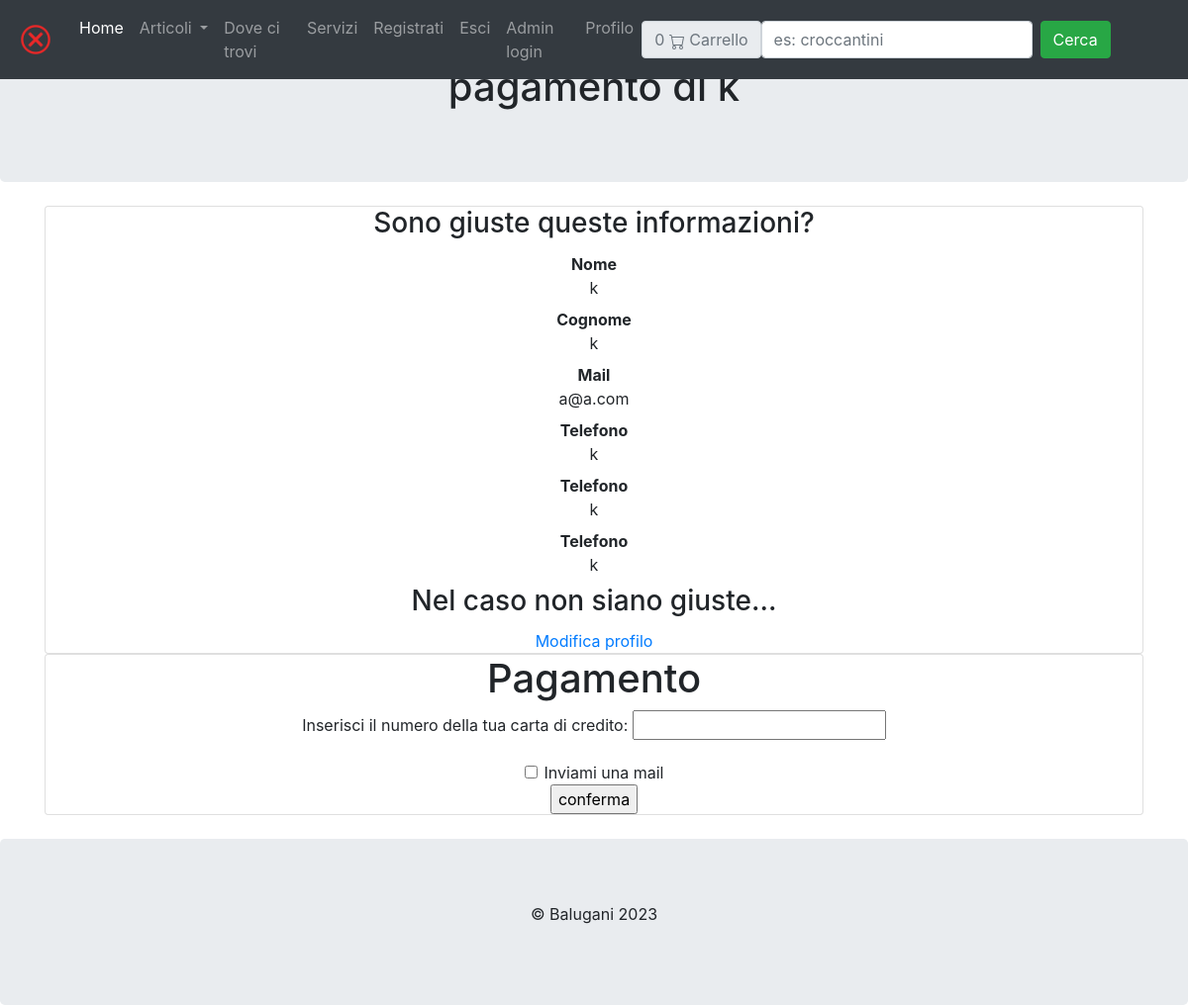
/pagamento/conferma_ordine/ (signed in), run on the app's committed database.
### account/models.py (models this page shows, shortened)
class CustomUser(AbstractBaseUser, PermissionsMixin):
    username = models.CharField(max_length=50, unique=True)
    email = models.EmailField(_('email address'), max_length=100, unique=True)
    nome = models.CharField(max_length=50, blank=True)
    cognome = models.CharField(max_length=50, blank=True)
    telefono = models.CharField(max_length=10, blank=True)
    citta = models.CharField(max_length=50, blank=True)
    indirizzo = models.CharField(max_length=100, blank=True)
    codice_postale = models.CharField(max_length=5, blank=True)
    punti = models.PositiveIntegerField(default=0, editable=False)
    date_joined = models.DateTimeField(default=timezone.now)
    is_active = models.BooleanField(default=True)
    is_admin = models.BooleanField(default=False)
    is_staff = models.BooleanField(default=False)
    object = CustomUserManager()
    USERNAME_FIELD = "email"
    REQUIRED_FIELDS = ["username", "nome", "cognome", "telefono", "citta", "indirizzo", "codice_postale"]
    class Meta:
        verbose_name_plural = "Utenti"

### pagamento/views.py (the view)
# urls.py: path("conferma_ordine/", conferma_ordine, name="conferma_ordine"),
@login_required
def conferma_ordine(request):
    return render(request, template_name="pagamento/conferma_ordine.html")

### carrello/templatetags/filtro_totale_articoli.py (called while the page is built)
@register.filter()
def totale_articoli(dizionario):
    try:
        return sum(dizionario.values())
    except AttributeError:
        return 0

### pagamento/templates/pagamento/conferma_ordine.html (shortened to what this page needs)
{% extends "base.html" %}
{% load static %}
{% block header2 %}
    <h1> pagamento di {{ user.username }}</h1>
{% endblock %}
{% block content %}
    <div class="container">
        <div class="card">
            <div class="card-block">
                <h3 class="card-title">Sono giuste queste informazioni?</h3>
                <dt>Nome</dt>
                <dd>{{ user.nome }}</dd>
                <dt>Cognome</dt>
                <dd>{{ user.cognome }}</dd>
                <dt>Mail</dt>
                <dd>{{ user.email }}</dd>
                <dt>Telefono</dt>
                <dd>{{ user.telefono }}</dd>
                <dt>Telefono</dt>
                <dd>{{ user.indirizzo }}</dd>
                <dt>Telefono</dt>
                <dd>{{ user.telefono }}</dd>
                <h3 class="card-title">Nel caso non siano giuste...</h3>
                <a href="edit/">Modifica profilo</a>
            </div>
        </div>
        <div class="card">
            <div class="card-block">
                <div class="child-center">
                    <h1>Pagamento</h1>
                    <form action="{% url 'pagamento_effettuato' %}" method="POST" id="form-pagamento">
                        <p>
                            <label for="id_carta_credito">Inserisci il numero della tua carta di credito:</label>
                            <input type="text" name="search" minlength="16" maxlength="16" required
                                   id="id_carta_credito">
                        </p>
                        <div class="form-check">
                            <input type="checkbox" class="form-check-input" id="exampleCheck1" name="mail">
                            <label class="form-check-label" for="exampleCheck1">Inviami una mail</label>
                        </div>
                        <input type="submit" value="conferma">
                    </form>
                </div>
            </div>
        </div>
    </div>
{% endblock %}

### data on the page
CustomUser: username "k", nome "k", cognome "k", email "a@a.com", telefono "k", indirizzo "k"

### other printed values
{{ request.session.carrello|totale_articoli }} "0"
